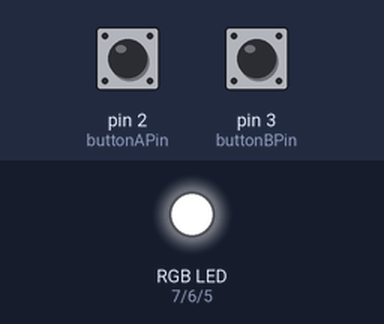
Recording of a sketch running on a simulated Arduino Uno, built with avr-gcc and run on an emulated ATmega328P. Parts: an RGB LED mixed from three pins (HIGH = lit). Dashed ring = blinking. Inputs (shaded band) come from the test bench; at power-on: pin 2 (buttonAPin) HIGH, pin 3 (buttonBPin) HIGH. Dim RGB values are drawn brighter than linear.

Above: at 1.2 s.
1.3 s: pin 2 (buttonAPin) pulled LOW for 0.15 s
At 1.45 s:
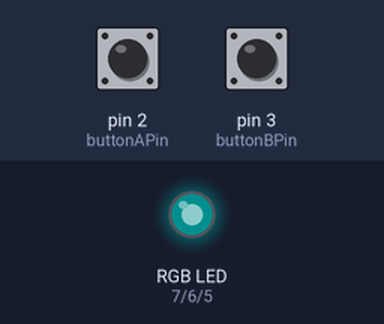
4.3 s: pin 3 (buttonBPin) pulled LOW for 0.15 s
At 5.5 s:
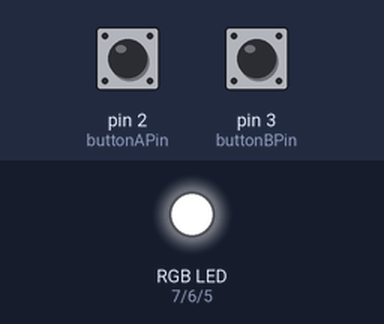
5.9 s: pin 2 (buttonAPin) pulled LOW for 1 s
At 6.95 s:
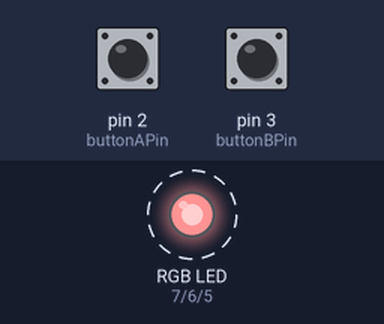
8.9 s: pin 3 (buttonBPin) pulled LOW for 1 s
Timing chart, 0 to 11.9 s (numbered marks = the images above; inputs shaded):
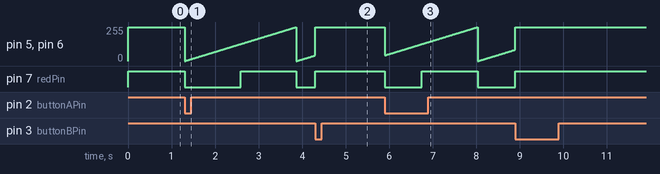

The sketch:

lucaRGB1.ino
```cpp
int redPin = 7;
int greenPin = 6;
int bluePin = 5;
int buttonAPin = 2;
int buttonBPin = 3;
int pauza = 10;
bool stareLampa = false;
void setup() {
  pinMode(redPin, OUTPUT);
  pinMode(greenPin, OUTPUT);
  pinMode(bluePin, OUTPUT);
  pinMode(buttonAPin, INPUT_PULLUP);
  pinMode(buttonBPin, INPUT_PULLUP);
  randomSeed(analogRead(A0));
}
int randValue = 0;
void loop() {
  if (digitalRead(buttonAPin) == LOW) {
    stareLampa = true;
  }
  if (digitalRead(buttonBPin) == LOW) {
    stareLampa = false;
  }
  if (stareLampa == true) {
    analogWrite(redPin, randValue);
    analogWrite(greenPin, randValue);
    analogWrite(bluePin, randValue);
    delay(pauza);
    randValue++;
    if (randValue > 255)
      randValue = 0;
  }
  else {
    digitalWrite(redPin, HIGH);
    digitalWrite(greenPin, HIGH);
    digitalWrite(bluePin, HIGH);

  }
}
```

Measured:
- after the input at 1.3 s, pin 5 (bluePin), pin 6 (greenPin): ramps from 0/255 to 255/255 and jumps back, once every 2.6 s; pin 7 (redPin): HIGH → LOW at once, → HIGH 1.3 s later, → LOW 1.3 s later
- after the input at 4.3 s, pin 7 (redPin): LOW → HIGH after 0.00 s instead of 0.86 s
- after the input at 5.9 s, pin 5 (bluePin), pin 6 (greenPin): ramps from 0/255 to 255/255 and jumps back, once every 2.1 s; pin 7 (redPin): HIGH → LOW at once, → HIGH 0.85 s later, → LOW 1.3 s later
